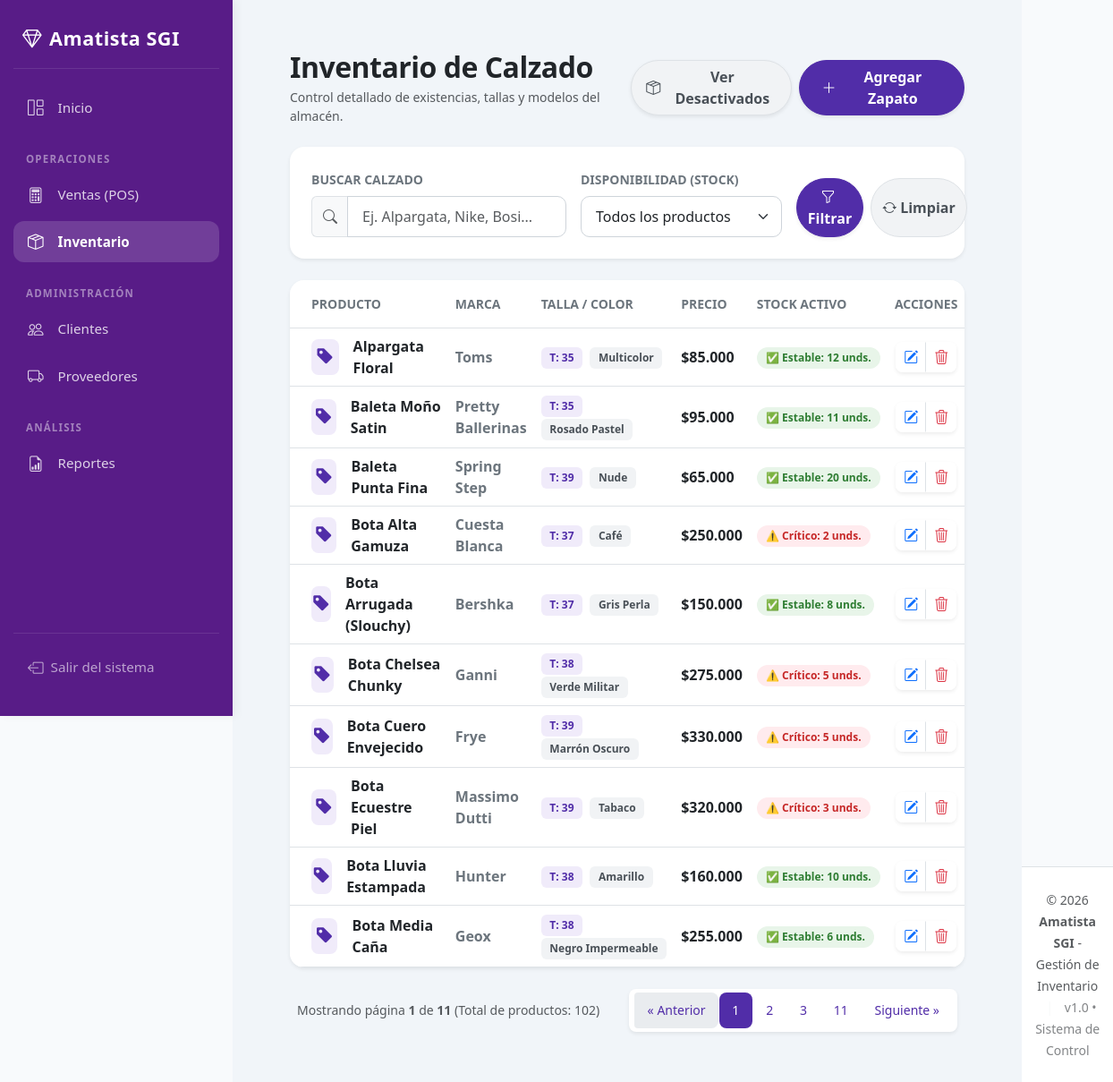
The app's page /modulos/productos/listar.php (signed in), older data.
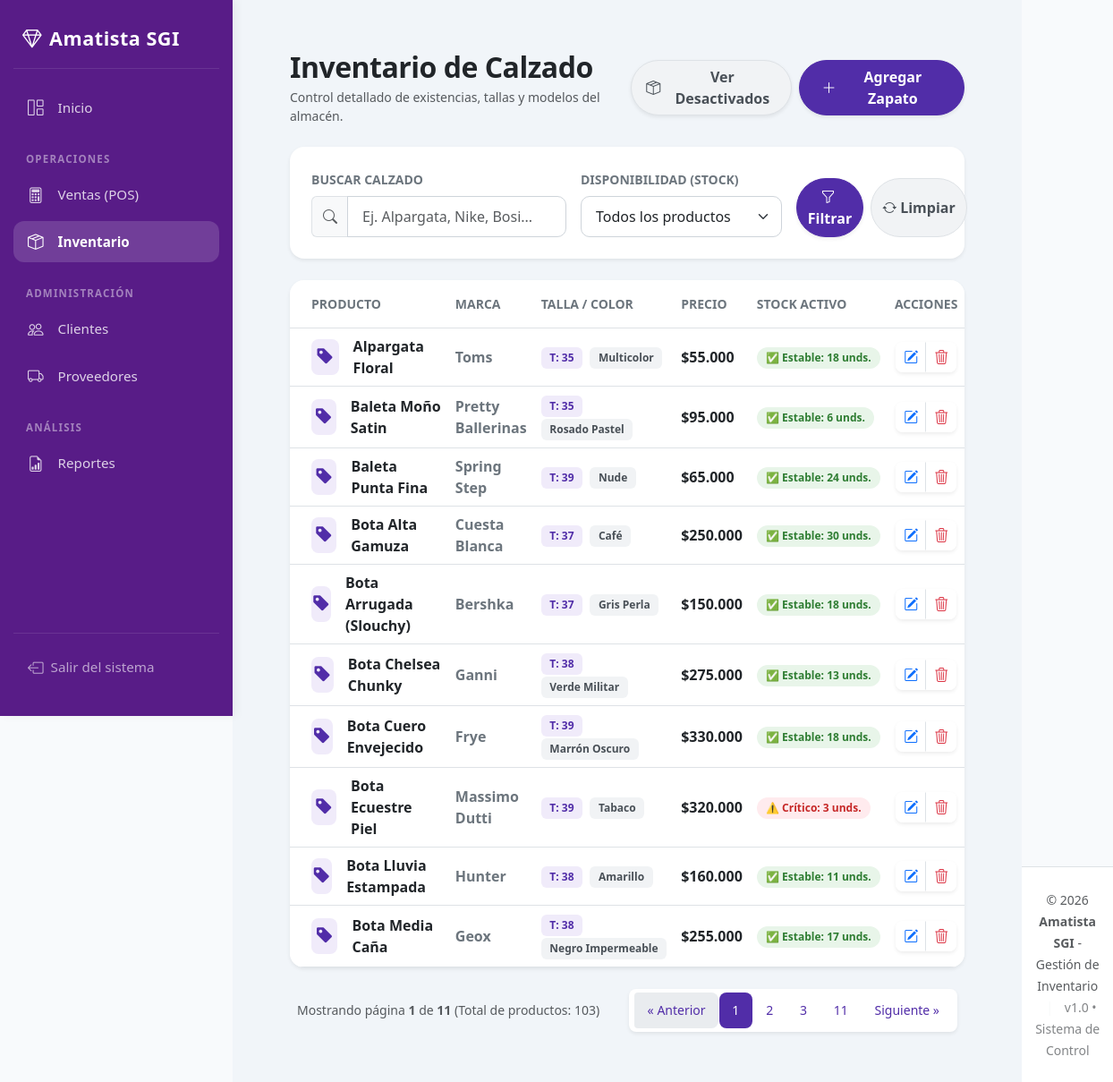
The same page, newer data.
### tables this page shows
CREATE TABLE `productos` (
  `id` int NOT NULL AUTO_INCREMENT,
  `nombre` varchar(100) DEFAULT NULL,
  `marca` varchar(100) DEFAULT NULL,
  `talla` varchar(10) DEFAULT NULL,
  `color` varchar(50) DEFAULT NULL,
  `precio` decimal(10,2) DEFAULT NULL,
  `stock` int DEFAULT NULL,
  `estado` tinyint NOT NULL DEFAULT '1',
  `eliminado_por` int DEFAULT NULL,
  `eliminado_en` datetime DEFAULT NULL,
  `motivo_eliminacion` varchar(255) DEFAULT NULL,
  PRIMARY KEY (`id`),
  KEY `fk_productos_eliminado_por` (`eliminado_por`),
  CONSTRAINT `fk_productos_eliminado_por` FOREIGN KEY (`eliminado_por`) REFERENCES `usuarios` (`id`)
);

### modulos/productos/listar.php (the view, shortened to what the rows shown need)
<?php
include("../../conexion.php");
include("../../includes/header.php");
$por_pagina = 10;
$pagina_actual = isset($_GET['pagina']) ? (int)$_GET['pagina'] : 1;
$offset = ($pagina_actual - 1) * $por_pagina;
$filtro_estado = $_GET['filtro_estado'] ?? '';
$condicion_estado = ($filtro_estado === 'inactivo') ? ' AND p.estado = 0' : ' AND p.estado = 1';
$query = "SELECT p.*, u.nombre as eliminado_por_nombre FROM productos p LEFT JOIN usuarios u ON p.eliminado_por = u.id WHERE 1=1" . $condicion_estado;
$query .= " ORDER BY p.nombre ASC LIMIT $por_pagina OFFSET $offset";
$stmt = mysqli_prepare($conexion, $query);
mysqli_stmt_execute($stmt);
$productos = mysqli_stmt_get_result($stmt);
?>
<div class="container-fluid px-4 py-3">
    <div class="d-flex justify-content-between align-items-center mb-4">
        <div>
            <h2 class="fw-bold mb-1 text-dark" style="letter-spacing: -0.5px;">Inventario de Calzado</h2>
        </div>
    </div>
    <div class="card card-custom shadow-sm overflow-hidden mb-4">
        <div class="table-responsive">
            <table class="table align-middle mb-0 table-hover">
                <thead>
                    <tr class="table-custom-header border-bottom">
                        <th class="ps-4 py-3 border-0 small text-uppercase text-secondary">Producto</th>
                        <th class="py-3 border-0 small text-uppercase text-secondary">Marca</th>
                        <th class="py-3 border-0 small text-uppercase text-secondary">Talla / Color</th>
                        <th class="py-3 border-0 small text-uppercase text-secondary">Precio</th>
                        <th class="py-3 border-0 small text-uppercase text-secondary">Stock Activo</th>
                        <th class="text-center py-3 border-0 small text-uppercase text-secondary">Acciones</th>
                    </tr>
                </thead>
                <tbody>
                    <?php if (mysqli_num_rows($productos) > 0) { ?>
                        <?php while($p = mysqli_fetch_array($productos)){
                            $badge_class = ($p['stock'] <= 5) ? 'badge-stock-danger' : 'badge-stock-success';
                            $icono_stock = ($p['stock'] <= 5) ? '⚠️ Crítico:' : '✅ Estable:';
                        ?>
                        <tr class="border-bottom">
                            <td class="ps-4">
                                <div class="d-flex align-items-center">
                                    <div class="rounded-3 d-flex align-items-center justify-content-center me-3" style="width: 40px; height: 40px; background-color: #f0ebfa !important; color: var(--primary-color) !important;">
                                        <i class="bi bi-tag-fill fs-5"></i>
                                    </div>
                                    <span class="fw-bold text-dark"><?php echo htmlspecialchars($p['nombre']); ?></span>
                                </div>
                            </td>
                            <td>
                                <span class="text-secondary fw-semibold"><?php echo htmlspecialchars($p['marca']); ?></span>
                            </td>
                            <td>
                                <span class="badge badge-pastel-purple me-1">
                                    T: <?php echo htmlspecialchars($p['talla']); ?>
                                </span>
                                <span class="badge badge-pastel-gray">
                                    <?php echo htmlspecialchars($p['color']); ?>
                                </span>
                            </td>
                            <td class="fw-bold text-dark">
                                $<?php echo number_format($p['precio'], 0, ',', '.'); ?>
                            </td>
                            <td>
                                <span class="badge <?php echo $badge_class; ?> rounded-pill">
                                    <?php echo $icono_stock; ?> <?php echo $p['stock']; ?> unds.
                                </span>
                            </td>
                            <td class="text-center">
                                <div class="btn-group shadow-sm rounded-3 overflow-hidden">
                                    <a href="editar.php?id=<?php echo $p['id']; ?>" class="btn btn-sm btn-white bg-white border-end" title="Editar Par">
                                        <i class="bi bi-pencil-square text-primary fs-6"></i>
                                    </a>
                                    <?php if($p['estado'] == 0): ?>
                                        <form method="POST" action="reactivar.php" class="d-inline">
                                            <input type="hidden" name="csrf_token" value="<?php echo csrf_token(); ?>">
                                            <input type="hidden" name="id" value="<?php echo $p['id']; ?>">
                                            <button type="submit" class="btn btn-sm btn-white bg-white" title="Reactivar Producto">
                                                <i class="bi bi-arrow-counterclockwise text-success fs-6"></i>
                                            </button>
                                        </form>
                                    <?php else: ?>
                                        <form method="POST" action="eliminar.php" class="d-inline" onsubmit="var m=prompt('Motivo de la desactivación (obligatorio):'); if(!m || !m.trim()){ alert('Debe indicar el motivo.'); return false; } this.motivo.value=m.trim();">
                                            <button type="submit" class="btn btn-sm btn-white bg-white" title="Desactivar Producto">
                                                <i class="bi bi-trash3 text-danger fs-6"></i>
                                            </button>
                                        </form>
                                    <?php endif; ?>
                                </div>
                            </td>
                        </tr>
                        <?php } ?>
                    <?php } ?>
                </tbody>
            </table>
        </div>
    </div>
</div>
<?php include("../../includes/footer.php"); ?>

Row changes from the older to the newer data that the page shows:
changed productos "Alpargata Floral": precio "85.000" → "55.000"; stock "12" → "18"
changed productos "Baleta Moño Satin": stock "11" → "6"
changed productos "Baleta Punta Fina": stock "20" → "24"
changed productos "Bota Alta Gamuza": stock "⚠️ Crítico:" → "✅ Estable:"; stock "2" → "30"
changed productos "Bota Arrugada (Slouchy)": stock "8" → "18"
changed productos "Bota Chelsea Chunky": stock "⚠️ Crítico:" → "✅ Estable:"; stock "5" → "13"
changed productos "Bota Cuero Envejecido": stock "⚠️ Crítico:" → "✅ Estable:"; stock "5" → "18"
changed productos "Bota Lluvia Estampada": stock "10" → "11"
changed productos "Bota Media Caña": stock "6" → "17"
Text that changed along with them:
$total_registros: "102" → "103"
